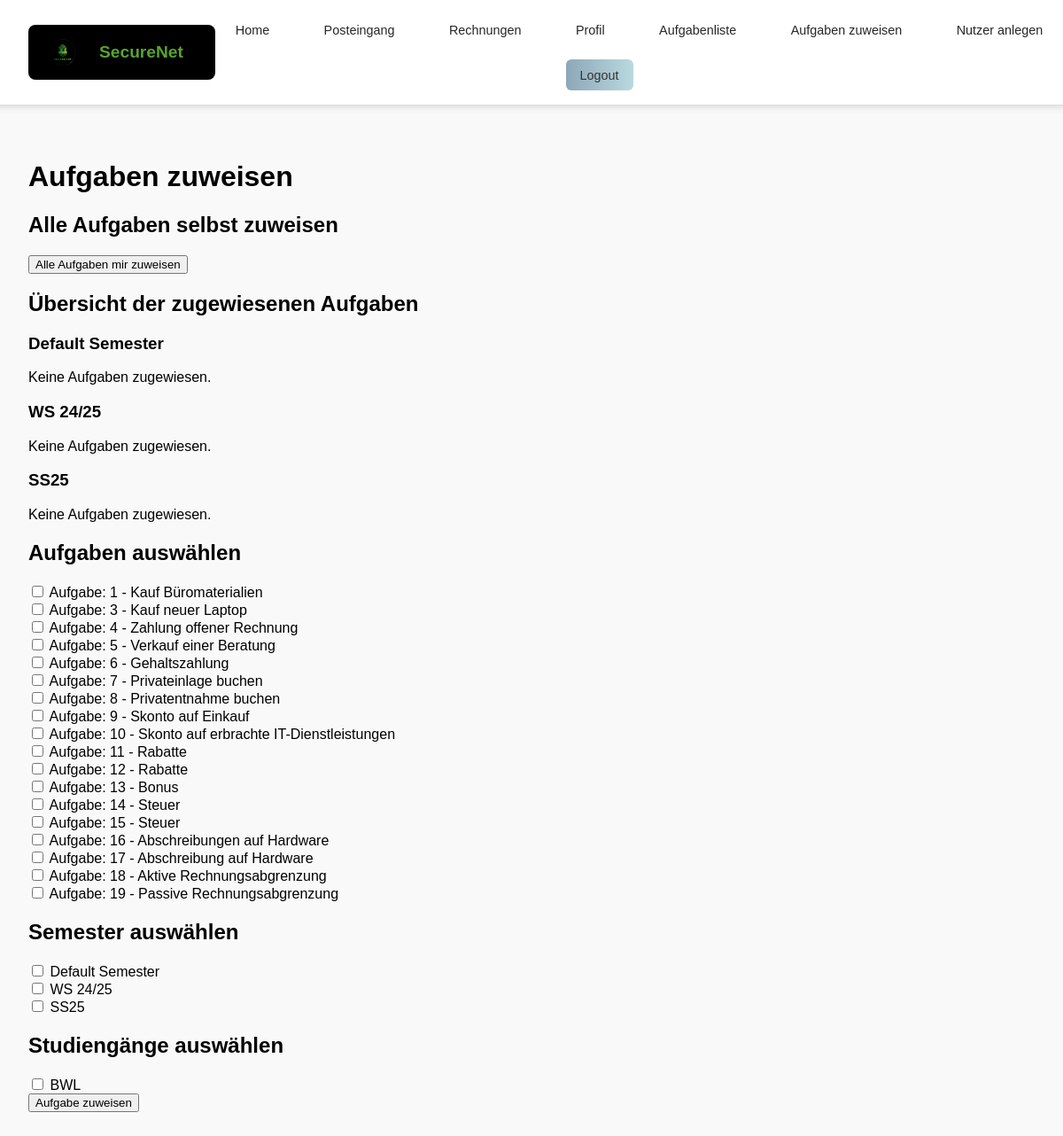
The page /users/aufgaben_zuweisen/ (signed in) on the database as committed earlier.
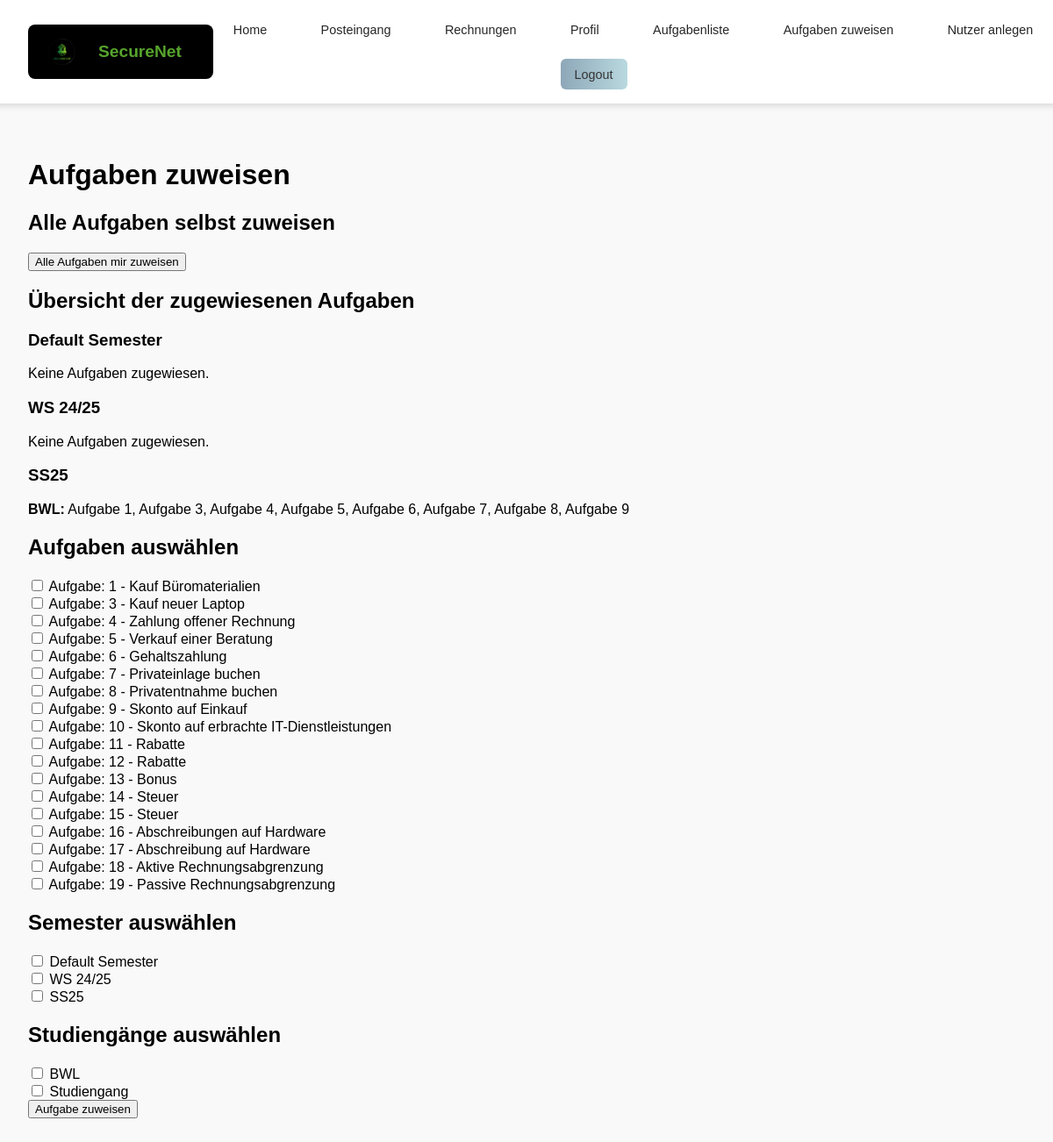
The same page on the database as committed later.
### users/models.py (models this page shows, shortened)
class Semester(models.Model):
    name = models.CharField(max_length=10, unique=True)

class Studiengang(models.Model):
    name = models.CharField(max_length=100, unique=True)

### posts/models.py (models this page shows, shortened)
class Aufgabe_neu(models.Model):
    RECHNUNGSTYPEN = [
        ('eingehend', 'Eingehende Rechnung'),
        ('ausgehend', 'Ausgehende Rechnung'),
        ('intern', 'Interner Vorgang'),
    ]
    unternehmen_kategorie = models.ForeignKey(Unternehmen, on_delete=models.CASCADE)
    fragentyp = models.ForeignKey(Aufgabenkategorie, on_delete=models.CASCADE)
    unterkategorie = models.IntegerField(null = True, blank=True, default = 1)
    fragentyp_text = models.CharField(max_length=255)
    mailtext = models.TextField()
    frage = models.TextField(default="Dieses Feld kann gelöscht werden")
    nutzungsdauer = models.IntegerField(null=True, blank=True)
    feedback_konto_falsch = models.TextField(null=True, blank=True, help_text="Feedback, wenn ein falsches Konto gewählt wurde.")
    feedback_betrag_falsch = models.TextField(null=True, blank=True, help_text="Feedback, wenn der Betrag falsch ist.")
    eigene_ansicht = models.TextField(blank=True, null=True, default='Secure Net\nTreskowallee 8\n10318 Berlin')
    rechnungsnummer = models.CharField(max_length=50, blank=True, null=True, default='RE-00001')
    datum = models.DateField(blank=True, null=True, auto_now_add=True)
    rechnungsbetrag = models.DecimalField(max_digits=10, decimal_places=2, blank=True, null=True, default=0.00)
    zahlweise = models.CharField(max_length=255, blank=True, null=True, default='Überweisung innerhalb von 14 Tagen')
    verabschiedung = models.TextField(blank=True, null=True, default='Mit freundlichen Grüßen\nIhr Unternehmen')
    kontakt = models.TextField(blank=True, null=True, default='Tel: 01234 567890\nE-Mail: info@unternehmen.de')
    beschreibung = models.TextField(blank=True, null=True, default='Keine weiteren Details angegeben.')
    rechnungstyp = models.CharField(max_length=20, choices=RECHNUNGSTYPEN, default='intern')

### posts/views.py (the view)
    def _wrapped_view_func(request, *args, **kwargs):
        if request.user.is_authenticated and request.user.role == 'teacher':
            return view_func(request, *args, **kwargs)
        else:
            return HttpResponse(f'Fehlende Berechtigung <br><a href="{reverse("index")}">Zurück zur Startseite</a>')

### posts/views.py (called while the page is built)
def lehrkraft_required(view_func):
    def _wrapped_view_func(request, *args, **kwargs):
        if request.user.is_authenticated and request.user.role == 'teacher':
            return view_func(request, *args, **kwargs)
        else:
            return HttpResponse(f'Fehlende Berechtigung <br><a href="{reverse("index")}">Zurück zur Startseite</a>')
    return _wrapped_view_func

### users/templates/users/aufgaben_zuweisen.html (shortened to what this page needs)
{% extends 'master_layout.html' %}
{% block content %}
<h1>Aufgaben zuweisen</h1>
<h2>Alle Aufgaben selbst zuweisen</h2>
<form method="post" action="{% url 'users:aufgaben_selbst_zuweisen' %}">
    <button type="submit">Alle Aufgaben mir zuweisen</button>
</form>
<h2>Übersicht der zugewiesenen Aufgaben</h2>
{% for semester, studiengaenge in aufgaben_uebersicht.items %}
    <h3>{{ semester }}</h3>
    {% for studiengang, aufgaben in studiengaenge.items %}
        <p><strong>{{ studiengang }}:</strong>
            {% for aufgabe in aufgaben %}
                {{ aufgabe }}{% if not forloop.last %}, {% endif %}
            {% endfor %}
        </p>
    {% empty %}
        <p>Keine Aufgaben zugewiesen.</p>
    {% endfor %}
{% endfor %}
<form method="post">
    <h2>Aufgaben auswählen</h2>
    {% for aufgabe in aufgaben %}
        <div>
            <input type="checkbox" name="aufgaben" value="{{ aufgabe.id }}">
            <label>Aufgabe: {{ aufgabe.id }} - {{ aufgabe.fragentyp_text|default:"Fehler bei Fragenabruf" }}</label>
        </div>
    {% endfor %}
    <h2>Semester auswählen</h2>
    {% for sem in semester %}
        <div>
            <input type="checkbox" name="semester" value="{{ sem.id }}">
            <label>{{ sem.name }}</label>
        </div>
    {% endfor %}
    <h2>Studiengänge auswählen</h2>
    {% for studiengang in studiengaenge %}
        <div>
            <input type="checkbox" name="studiengaenge" value="{{ studiengang.id }}">
            <label>{{ studiengang.name }}</label>
        </div>
    {% endfor %}
    <button type="submit">Aufgabe zuweisen</button>
</form>
{% endblock %}

Rows that differ between the two databases and show on the page:
added Studiengang: name "Studiengang"
Other text that changed with them:
new list line: "BWL"
list line gone: "Keine Aufgaben zugewiesen."
new list line: ": Aufgabe 1 , Aufgabe 3 , Aufgabe 4 , Aufgabe 5 , Aufgabe 6 , Aufgabe 7 , Aufgabe 8 , Aufgabe 9"
